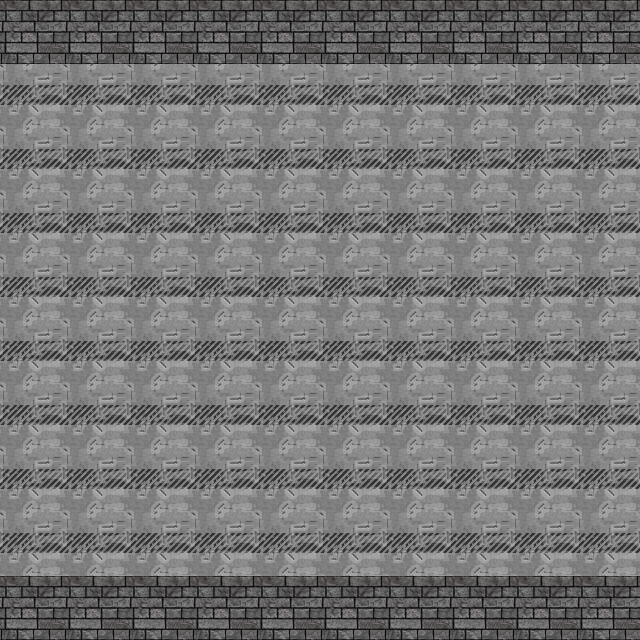

Tiled map render using the project's own tile images. Description and the map definition, with tile-layer contents summarised, below:
An orthogonal 10x10 tile map with 64x64 px tiles, 3 tile layers (Background, Dynamic_Obstacles, Walls).

<map version="1.0" orientation="orthogonal" renderorder="right-down" width="10" height="10" tilewidth="64" tileheight="64" nextobjectid="1">
 <tileset firstgid="1" name="64pxTileSet" tilewidth="64" tileheight="64">
  <image source="../64pxTileSet.png" width="1472" height="128" />
 </tileset>
 <layer name="Background" width="10" height="10">
  <data>[100 cells, 100 non-empty, 1 distinct tile ids]</data>
 </layer>
 <layer name="Dynamic_Obstacles" width="10" height="10">
  <data>[100 cells, 0 non-empty, 0 distinct tile ids]</data>
 </layer>
 <layer name="Walls" width="10" height="10">
  <data>[100 cells, 20 non-empty, 1 distinct tile ids]</data>
 </layer>
</map>
